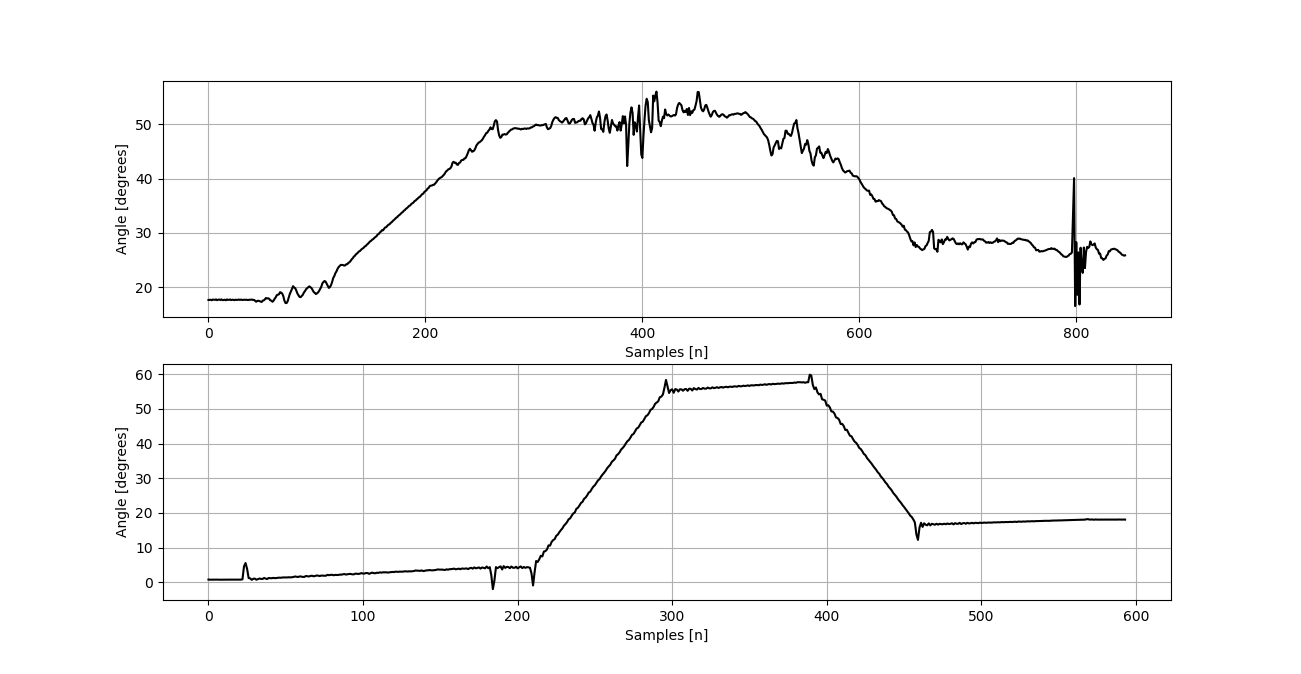

The Python source for this figure:
import matplotlib.pyplot as plt
import math
import numpy as np

def movingaverage (values, window):
    weights = np.repeat(1.0, window)/window
    sma = np.convolve(values, weights, 'valid')
    return sma

can_acc_x = []
can_acc_y = []
can_gyro = []
can_temp = []
can_gyro_vert = []
can_angle = []

can_file = open("DiggingTestOnExcavator.log")
# can_id can be 600, 608, 610, 618, 620 or 628
# Pitch / Roll: 600
# Boom 1 : 608
# Boom 2 : 610
# Stick  : 618
# Bucket : 620
# Tilt   : 628
# Robot Sensor is 628... maybe :>

can_id = "608"
can_id = can_id + "#"

for line in can_file:
    if can_id in line:
        line = line.split(" ")[2]
        line = line.replace(can_id, "")
        payload = line.replace("\n","")
        mux = payload[0:2]
        if mux == "01":
            temp_str = payload[4:6] + payload[2:4]
            acc_x = float.fromhex(temp_str)
            acc_x = np.int16(acc_x) / float(10000)
            can_acc_x.append(acc_x)

            temp_str = payload[8:10] + payload[6:8]
            acc_y = float.fromhex(temp_str)
            acc_y = np.int16(acc_y) / float(10000)
            can_acc_y.append(acc_y)

            temp_str = payload[12:14] + payload[10:12]
            gyro = float.fromhex(temp_str)
            gyro = np.int16(gyro) / float(1000)
            gyro = math.degrees(gyro)
            can_gyro.append(gyro)

            temp_str = payload[14:16]
            temp = float.fromhex(temp_str)
            temp = np.int8(temp)
            can_temp.append(temp)

        if mux == "06":
            temp_str = payload[4:6] + payload[2:4]
            gyro_vert = float.fromhex(temp_str)
            gyro_vert = np.int16(gyro_vert) / float(1000)
            gyro_vert = math.degrees(gyro_vert)
            can_gyro_vert.append(gyro_vert)
            
can_file.close()

avg_acc_x = movingaverage(can_acc_x, 1)
avg_acc_y = movingaverage(can_acc_y, 1)

number_of_samples = len(avg_acc_x)
for i in range(0, number_of_samples):
    angle = math.atan2(avg_acc_y[i], avg_acc_x[i])
    angle = math.degrees(angle) + 90
    if angle > 90:
        angle = angle - 180
    elif angle < -90:
        angle = angle + 180
    can_angle.append(angle)

plt.figure(1)
# plt.subplot(311)
# plt.grid(True)
# plt.plot(avg_acc_x, color = "black")
# # plt.title("X-accelerometer [g]")
# plt.xlabel("Samples [n]")
# plt.ylabel("X-acceleration [g]")
# # plt.ylim(-0.095, -0.03)

# plt.subplot(312)
# plt.grid(True)
# plt.plot(avg_acc_y, color = "black")
# # plt.title("Y-accelerometer [g]")
# plt.xlabel("Samples [n]")
# plt.ylabel("Y-acceleration [g]")
# # plt.ylim(0.000, 0.045)

plt.subplot(211)
plt.grid(True)
plt.plot(can_angle, color = "black")
# plt.title("Angle [degrees]")
plt.xlabel("Samples [n]")
plt.ylabel("Angle [degrees]")
# plt.ylim(-40, 5)

# plt.tight_layout(pad=0, w_pad=0, h_pad=-0.6)




can_acc_x1 = []
can_acc_y1 = []
can_gyro1 = []
can_temp1 = []
can_gyro_vert1 = []
can_angle1 = []

can_file = open("DiggingTestOnRobot.log")
# can_id can be 600, 608, 610, 618, 620 or 628
# Pitch / Roll: 600
# Boom 1 : 608
# Boom 2 : 610
# Stick  : 618
# Bucket : 620
# Tilt   : 628
# Robot Sensor is 628... maybe :>

can_id = "628"
can_id = can_id + "#"

for line in can_file:
    if can_id in line:
        line = line.split(" ")[2]
        line = line.replace(can_id, "")
        payload = line.replace("\n","")
        mux = payload[0:2]
        if mux == "01":
            temp_str = payload[4:6] + payload[2:4]
            acc_x = float.fromhex(temp_str)
            acc_x = np.int16(acc_x) / float(10000)
            can_acc_x1.append(acc_x)

            temp_str = payload[8:10] + payload[6:8]
            acc_y = float.fromhex(temp_str)
            acc_y = np.int16(acc_y) / float(10000)
            can_acc_y1.append(acc_y)

            temp_str = payload[12:14] + payload[10:12]
            gyro = float.fromhex(temp_str)
            gyro = np.int16(gyro) / float(1000)
            gyro = math.degrees(gyro)
            can_gyro1.append(gyro)

            temp_str = payload[14:16]
            temp = float.fromhex(temp_str)
            temp = np.int8(temp)
            can_temp1.append(temp)

        if mux == "06":
            temp_str = payload[4:6] + payload[2:4]
            gyro_vert = float.fromhex(temp_str)
            gyro_vert = np.int16(gyro_vert) / float(1000)
            gyro_vert = math.degrees(gyro_vert)
            can_gyro_vert1.append(gyro_vert)
            
can_file.close()

avg_acc_x1 = movingaverage(can_acc_x1, 1)
avg_acc_y1 = movingaverage(can_acc_y1, 1)

number_of_samples = len(avg_acc_x1)
for i in range(0, number_of_samples):
    angle = math.atan2(avg_acc_y1[i], avg_acc_x1[i])
    angle = math.degrees(angle) + 90
    if angle > 90:
        angle = angle - 180
    elif angle < -90:
        angle = angle + 180
    can_angle1.append(angle)

# plt.figure(1)
# plt.subplot(311)
# plt.grid(True)
# plt.plot(avg_acc_x, color = "black")
# # plt.title("X-accelerometer [g]")
# plt.xlabel("Samples [n]")
# plt.ylabel("X-acceleration [g]")
# # plt.ylim(-0.095, -0.03)

# plt.subplot(312)
# plt.grid(True)
# plt.plot(avg_acc_y, color = "black")
# # plt.title("Y-accelerometer [g]")
# plt.xlabel("Samples [n]")
# plt.ylabel("Y-acceleration [g]")
# # plt.ylim(0.000, 0.045)

plt.subplot(212)
plt.grid(True)
plt.plot(can_angle1, color = "black")
# plt.title("Angle [degrees]")
plt.xlabel("Samples [n]")
plt.ylabel("Angle [degrees]")
# plt.ylim(-40, 5)

# plt.tight_layout(pad=0, w_pad=0, h_pad=-0.6)

plt.show()
